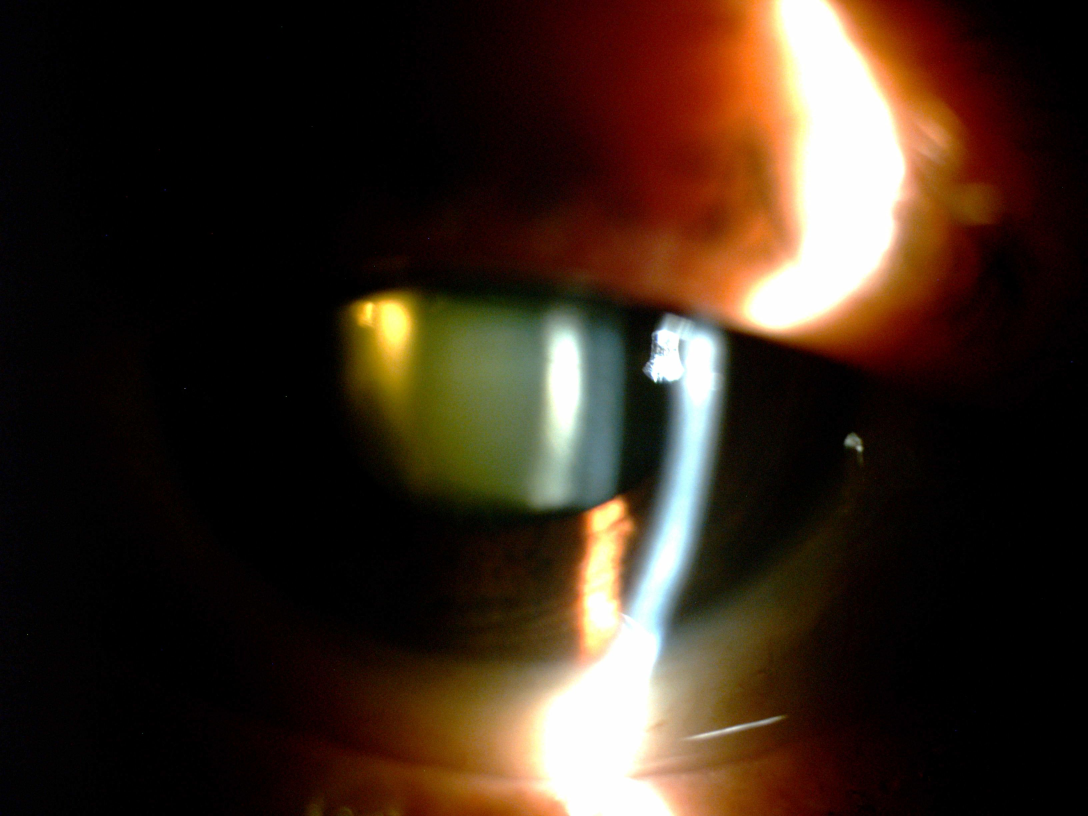
#> input picture datasets/original_images/nuclear_05_DER_IM000006.JPG, 3264 x 2448 px (shown at 1/3 size)
$ python preprocess.py --image datasets/original_images/nuclear_05_DER_IM000006.JPG
#> lines starting #> are read from the running program, lines starting #| are printed output that depends on the picture; after the words box and inside, x2 and y2 are one past the last pixel; in counts of white or black regions, pixels touching at a corner belong together
#> further down, img is the input picture: shape (2448, 3264, 3); mean B, G, R 28.9, 40.6, 56
import os
import cv2
import numpy as np
from skimage import morphology, filters, segmentation


# [66 lines left out: functions standardize_eye_image, extract_frames, not called in this run]


def circular_roi(image, center=None, radius=None):
    h, w = image.shape[:2]
    if center is None:
        center = (w // 2, h // 2)
    if radius is None:
        radius = min(center[0], center[1], w - center[0], h - center[1])
    mask = np.zeros((h, w), dtype=np.uint8)
    cv2.circle(mask, center, radius, 255, -1)
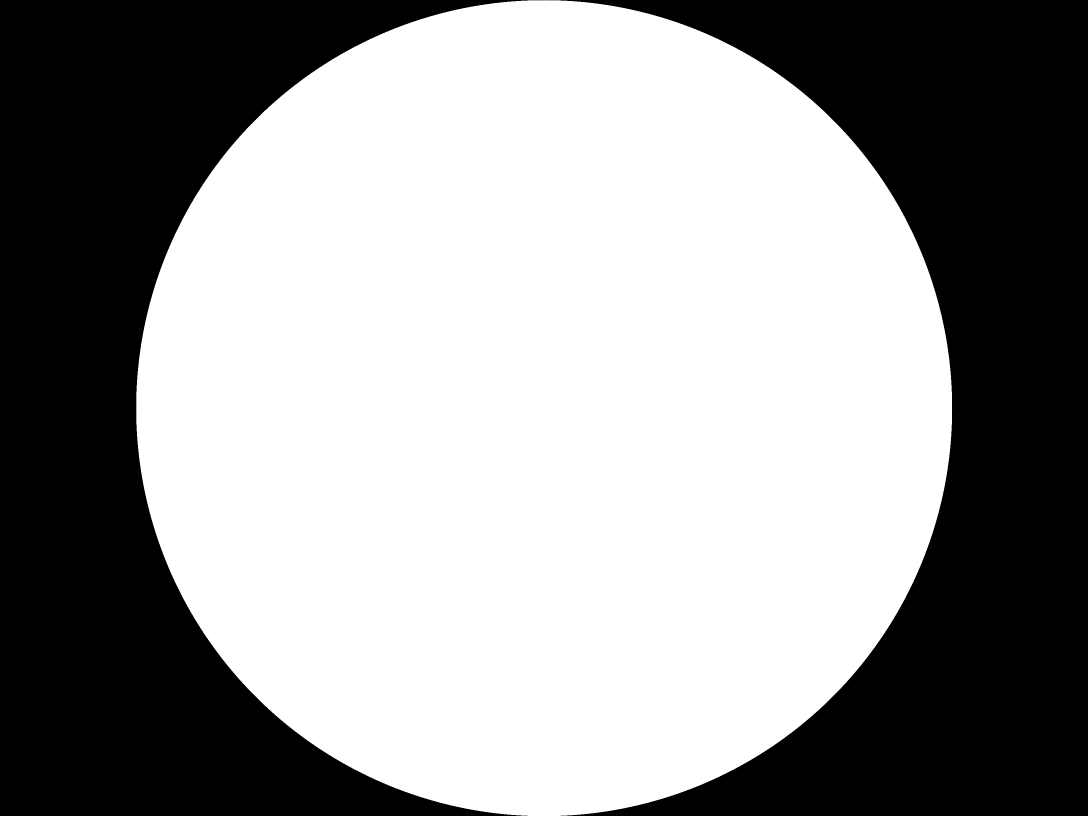
#> mask: shape (2448, 3264) (shown at 1/3 size); 58.9% white; 2 black regions, box (x1, y1, x2, y2) and area: (0, 0, 1632, 2448) 1643126, (1633, 0, 3264, 2448) 1640678
    if image.ndim == 3:
        masked = cv2.bitwise_and(image, image, mask=mask)
    else:
        masked = cv2.bitwise_and(image, image, mask=mask)
    return masked, mask


def denoise_median(image, ksize=5):
#> called with ksize = 5
    return cv2.medianBlur(image, ksize)


def watershed_segmentation(image_rgb):
    # Convert to gray and remove small artifacts
    gray = cv2.cvtColor(image_rgb, cv2.COLOR_BGR2GRAY)
    # Use morphological opening to remove small bright spots
    kernel = cv2.getStructuringElement(cv2.MORPH_ELLIPSE, (3, 3))
    opened = cv2.morphologyEx(gray, cv2.MORPH_OPEN, kernel, iterations=2)
    # Compute sure background and sure foreground
    ret, thresh = cv2.threshold(opened, 0, 255, cv2.THRESH_BINARY + cv2.THRESH_OTSU)
#> thresh: shape (2448, 3264); 14% white; 12 white regions (4 under 20 px), largest, box (x1, y1, x2, y2) and area: (1364, 134, 2750, 2448) 891442, (1339, 942, 1838, 1519) 188308, (1065, 886, 1260, 1182) 40911
#> ret = 99
    # Noise removal
    kernel = np.ones((3, 3), np.uint8)
    opening = cv2.morphologyEx(thresh, cv2.MORPH_OPEN, kernel, iterations=2)
#> opening: shape (2448, 3264); 14% white; 6 white regions, box (x1, y1, x2, y2) and area: (1364, 135, 2749, 2448) 890123, (1343, 942, 1837, 1518) 187333, (1065, 886, 1259, 1181) 40842, (2538, 1312, 2580, 1335) 757, (2569, 1334, 2586, 1353) 248, (1399, 2162, 1407, 2173) 66
    # Sure background area
    sure_bg = cv2.dilate(opening, kernel, iterations=3)
#> sure_bg: shape (2448, 3264); 14.5% white; 4 white regions, box (x1, y1, x2, y2) and area: (1361, 132, 2752, 2448) 920221, (1340, 939, 1840, 1521) 195627, (1062, 883, 1262, 1184) 43851, (2535, 1309, 2589, 1356) 1671
    # Distance transform
    dist_transform = cv2.distanceTransform(opening, cv2.DIST_L2, 5)
    ret2, sure_fg = cv2.threshold(dist_transform, 0.5 * dist_transform.max(), 255, 0)
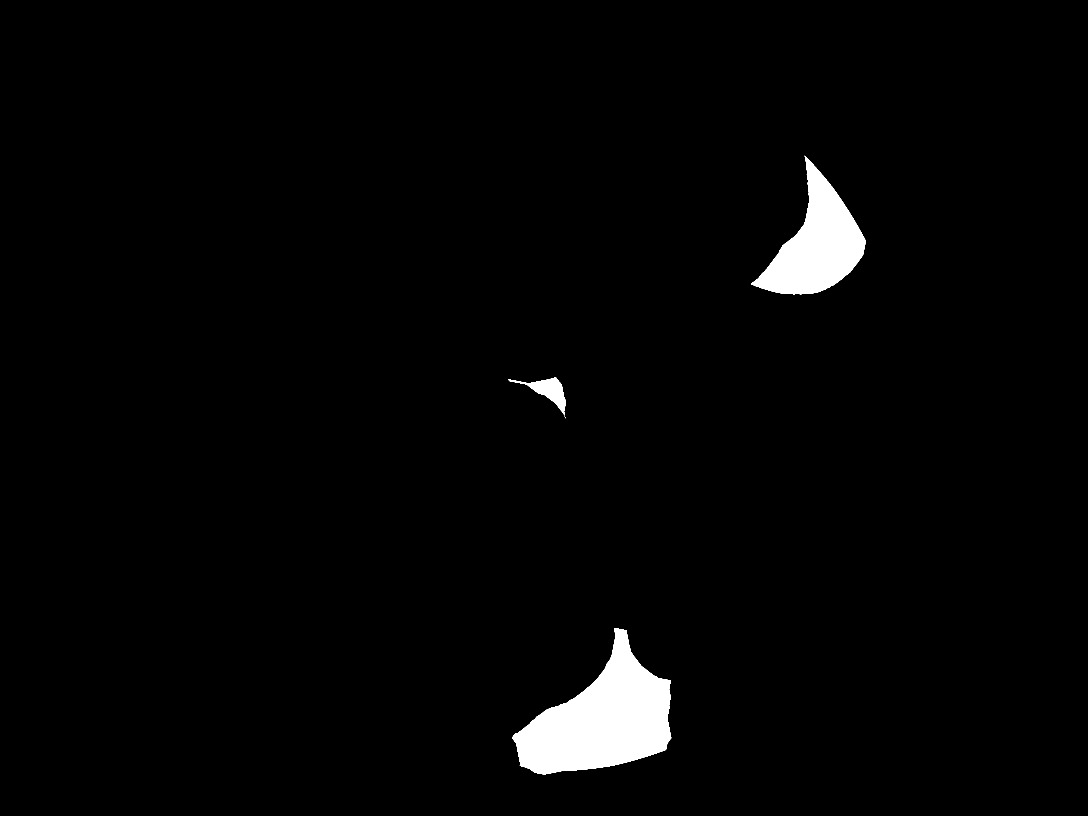
#> sure_fg: shape (2448, 3264) float32 (shown at 1/3 size); 2.3% white; 5 white regions (2 under 20 px), largest, box (x1, y1, x2, y2) and area: (1536, 1884, 2014, 2324) 110653, (2253, 467, 2597, 883) 63857, (1525, 1131, 1698, 1245) 5808
#> ret2 = 134.1
    sure_fg = np.uint8(sure_fg)
    unknown = cv2.subtract(sure_bg, sure_fg)
    # Marker labeling
    ret3, markers = cv2.connectedComponents(sure_fg)
#> markers: shape (2448, 3264) int32; 6 distinct labels, from 0 to 5
#> ret3 = 6
    markers = markers + 1
#> markers: shape (2448, 3264) int32; 6 distinct labels, from 1 to 6
    markers[unknown == 255] = 0
#> markers: shape (2448, 3264) int32; 7 distinct labels, from 0 to 6
    markers = cv2.watershed(image_rgb, markers)
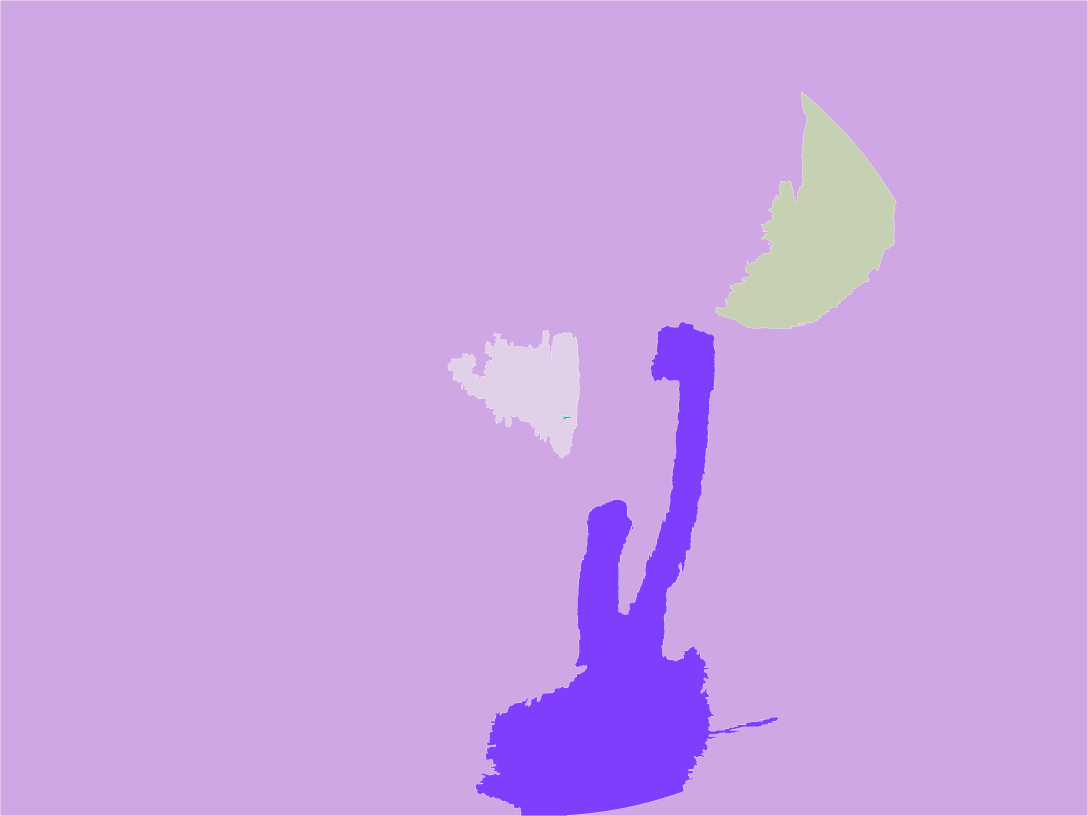
#> markers: shape (2448, 3264) int32 (shown at 1/3 size); 7 distinct labels, from -1 to 6; one colour per label, 0 black, -1 white
    # markers == -1 are boundaries
    seg = np.zeros_like(image_rgb)
    seg[markers > 1] = image_rgb[markers > 1]
    return seg, markers


def enhance_contrast(image_bgr):
    # Histogram equalization on the luminance channel (Y in YCrCb)
    ycrcb = cv2.cvtColor(image_bgr, cv2.COLOR_BGR2YCrCb)
#> ycrcb: shape (2448, 3264, 3); mean of channels 0, 1, 2 35.8, 134, 121.4
    y, cr, cb = cv2.split(ycrcb)
    y_eq = cv2.equalizeHist(y)
    ycrcb_eq = cv2.merge([y_eq, cr, cb])
#> ycrcb_eq: shape (2448, 3264, 3); mean of channels 0, 1, 2 62.5, 134, 121.4
    return cv2.cvtColor(ycrcb_eq, cv2.COLOR_YCrCb2BGR)
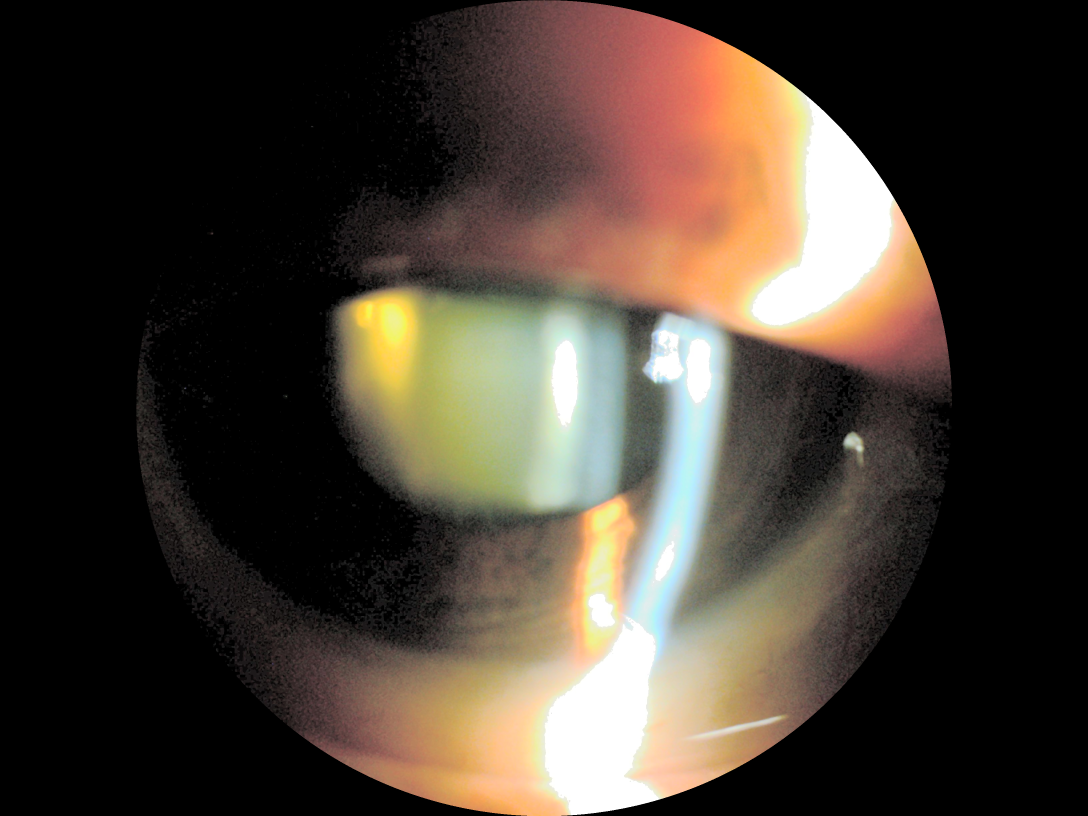
#> returned value: shape (2448, 3264, 3) (shown at 1/3 size); mean B, G, R 50.8, 60.6, 70.3


def preprocess_image(image_bgr, do_watershed=True, median_ksize=5):
    roi_img, mask = circular_roi(image_bgr)
    den = denoise_median(roi_img, ksize=median_ksize)
    if do_watershed:
        seg, markers = watershed_segmentation(den)
        # Fill with segmented region where available, else fallback to den
        result = np.where(seg.sum(axis=2, keepdims=True) != 0, seg, den)
    else:
        result = den
    enhanced = enhance_contrast(result)
    return enhanced


if __name__ == "__main__":
    import argparse
    parser = argparse.ArgumentParser()
    parser.add_argument("--image", help="Path to image for demo")
    parser.add_argument("--out", default="preprocessed.jpg")
    args = parser.parse_args()
    img = cv2.imread(args.image)
    if img is None:
        print("Failed to read image")
        raise SystemExit(1)
    out = preprocess_image(img)
    cv2.imwrite(args.out, out)
    print(f"Wrote: {args.out}")

$ run again, on datasets/original_images/nuclear_06_DER_IM000002.JPG
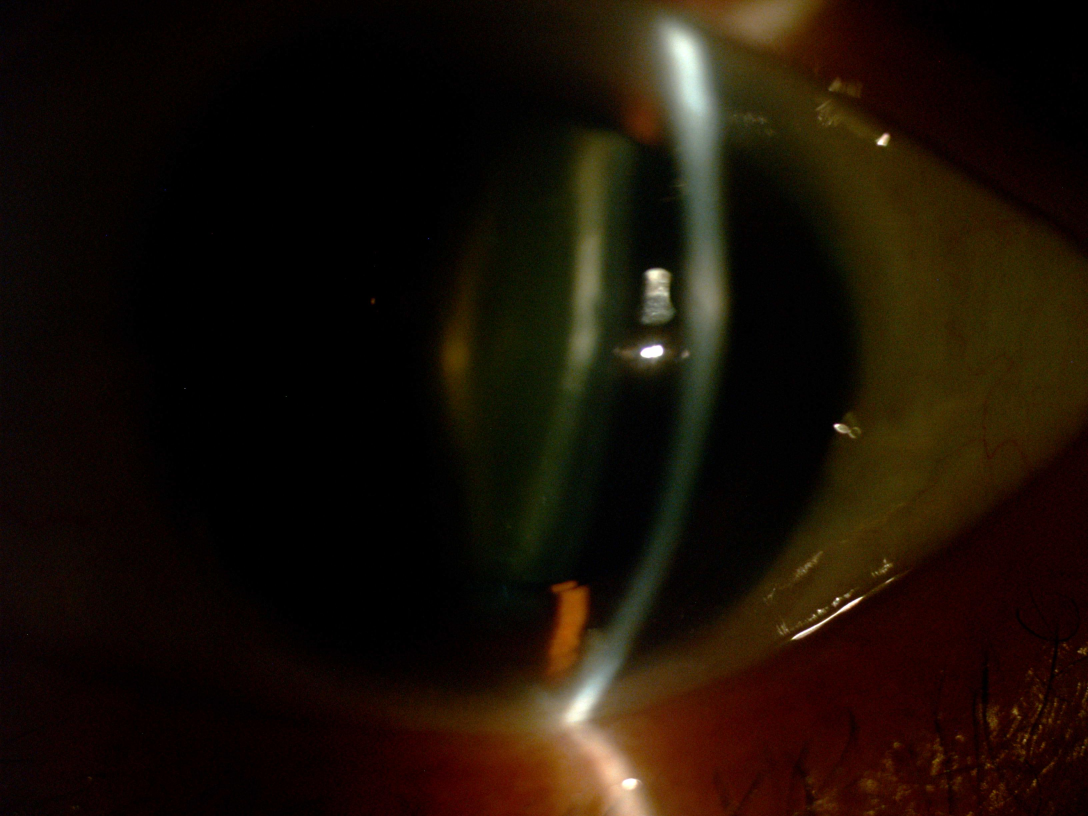
#> input picture datasets/original_images/nuclear_06_DER_IM000002.JPG, 3264 x 2448 px (shown at 1/3 size)
#> img is the input picture: shape (2448, 3264, 3); mean B, G, R 6.6, 15.9, 26.3
#> mask: shape (2448, 3264); 58.9% white; 2 black regions, box (x1, y1, x2, y2) and area: (0, 0, 1632, 2448) 1643126, (1633, 0, 3264, 2448) 1640678
#> in watershed_segmentation, `ret, thresh = cv2.threshold(opened, 0, 255, cv2.THRESH_BINARY + cv2.TH..`:
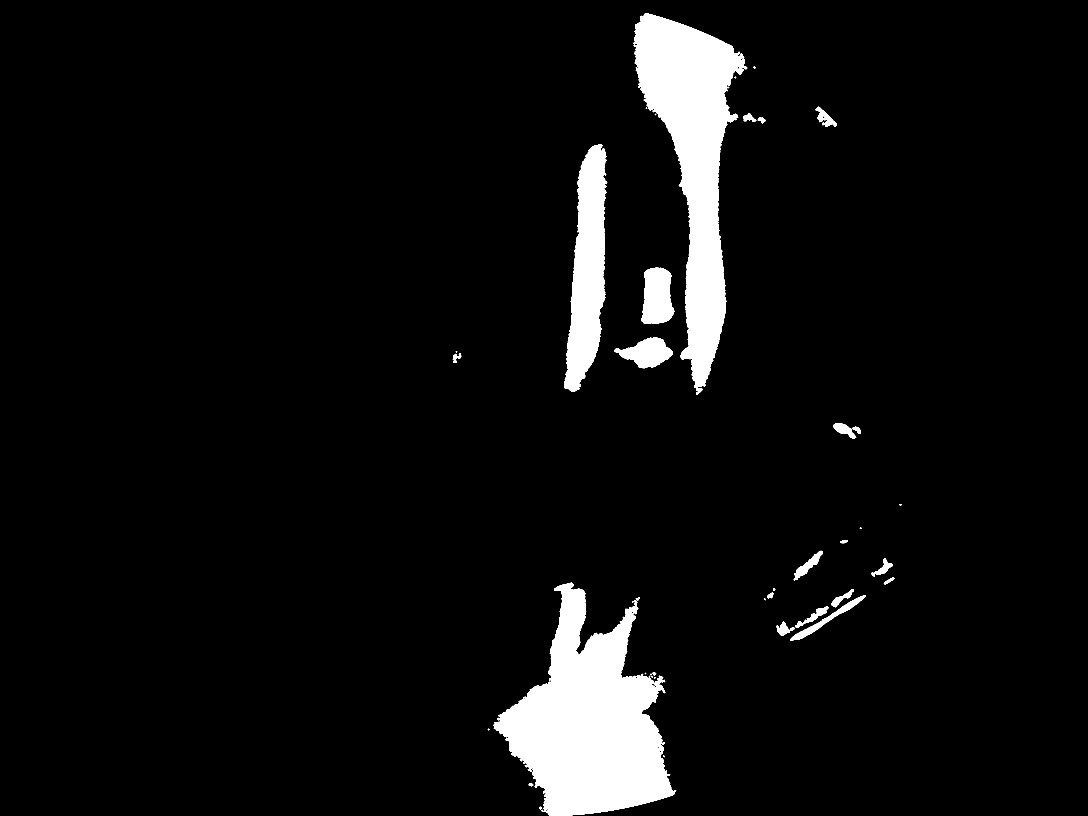
#> thresh: shape (2448, 3264) (shown at 1/3 size); 5.8% white; 46 white regions (15 under 20 px), largest, box (x1, y1, x2, y2) and area: (1480, 1748, 2029, 2448) 205518, (1900, 40, 2242, 1178) 161618, (1692, 432, 1822, 1176) 58617
#> ret = 54
#> opening: shape (2448, 3264); 5.8% white; 33 white regions, largest, box (x1, y1, x2, y2) and area: (1482, 1749, 2024, 2448) 204350, (1904, 41, 2240, 1177) 160797, (1692, 433, 1821, 1174) 58276
#> sure_bg: shape (2448, 3264); 6.3% white; 22 white regions, largest, box (x1, y1, x2, y2) and area: (1479, 1746, 2027, 2448) 214948, (1901, 38, 2243, 1186) 171548, (1689, 430, 1824, 1177) 64310
#> ret2 = 91.03
#> unknown: shape (2448, 3264); 5.6% white; 22 white regions, largest, box (x1, y1, x2, y2) and area: (1479, 1746, 2027, 2448) 166274, (1901, 38, 2243, 1186) 161670, (1689, 430, 1824, 1177) 64310
#> ret3 = 3
#> ycrcb: shape (2448, 3264, 3); mean of channels 0, 1, 2 12.8, 130.7, 123.9
#> ycrcb_eq: shape (2448, 3264, 3); mean of channels 0, 1, 2 56.9, 130.7, 123.9
#> in enhance_contrast, `return cv2.cvtColor(ycrcb_eq, cv2.COLOR_YCrCb2BGR)`:
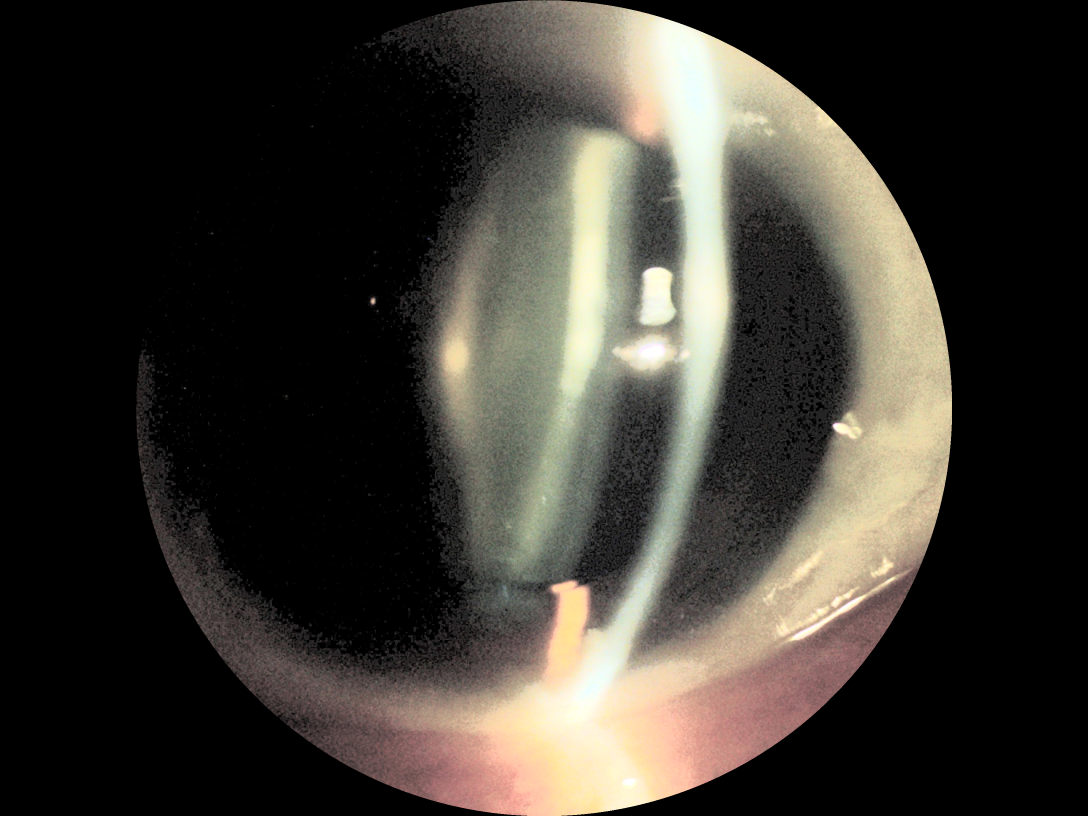
#> returned value: shape (2448, 3264, 3) (shown at 1/3 size); mean B, G, R 49.6, 56.4, 60.2
